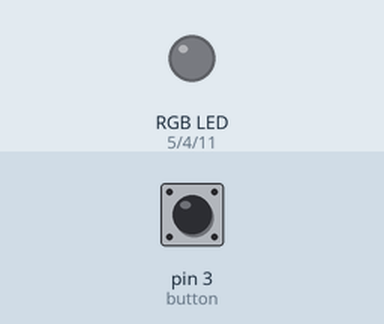
Recording of a sketch running on a simulated Arduino Uno, built with avr-gcc and run on an emulated ATmega328P. Shown: an RGB LED mixed from three pins (HIGH = lit). Inputs (shaded band) come from the test bench; at power-on: pin 3 (button) HIGH.

Above: at 1.2 s.
1.3 s: pin 3 (button) pulled LOW for 0.15 s
At 1.7 s:
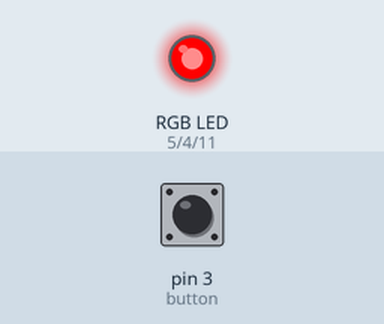
4.3 s: pin 3 (button) pulled LOW for 1 s
At 4.8 s:
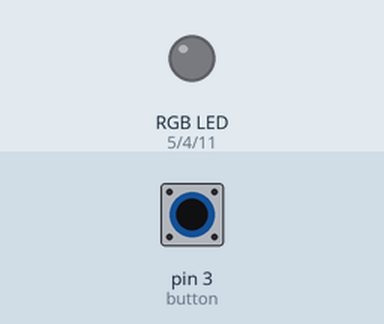
6.8 s: pin 3 (button) pulled LOW for 3.2 s
At 7.7 s:
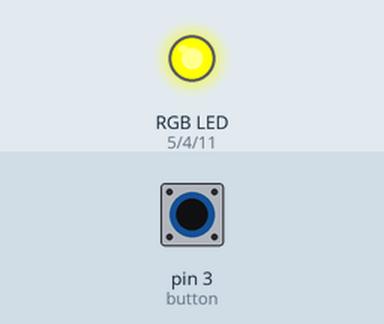
Timing chart, 0 to 17.5 s (numbered marks = the images above; inputs shaded):
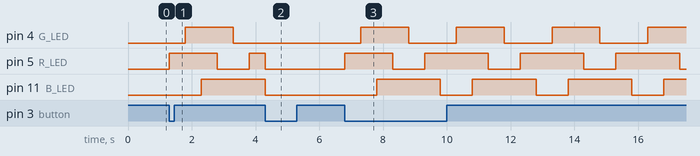

The sketch:

lab2_Q2.ino
```cpp
// Lab 2 - Q2 - Lauren Ooghe
// When the button is pressed, turn on the red, green, and blue color LEDs with the following order:
// R – RG – RGB – GB – B – RB repeated until the button is pressed again.
// using an interrupt

// define global variables
#define DELAY_TIME 500


// assign pins to LEDs
int R_LED = 5;
int G_LED = 4;
int B_LED = 11;
int button = 3;

volatile unsigned char gFlag_1 = 0;

int state = 0;    // intialize state for switch statement

void setup() {
// assign pins as INPUT or OUTPUT
pinMode(R_LED, OUTPUT);
pinMode(G_LED, OUTPUT);
pinMode(B_LED, OUTPUT);
pinMode(button, INPUT);

attachInterrupt(digitalPinToInterrupt(button), isrButton1, FALLING);    // add interrupt so when button is pressed

}

void loop() {
  // initiate all LEDs off
  digitalWrite(R_LED, LOW);
  digitalWrite(G_LED, LOW);
  digitalWrite(B_LED, LOW);

// only run when the interrupt is equal to 1 (gets called in interrupt statement isrButton1)
  if (gFlag_1 == 1){

// use case statements to iterate through LED sequence
    switch (state) {

     case 0:   // red ON
        digitalWrite(R_LED, HIGH);
        digitalWrite(G_LED, LOW);
        digitalWrite(B_LED, LOW);
        break;

      case 1:   // red green ON
        digitalWrite(R_LED, HIGH);
        digitalWrite(G_LED, HIGH);
        digitalWrite(B_LED, LOW);
        break;

      case 2:   // red green blue ON
        digitalWrite(R_LED, HIGH);
        digitalWrite(G_LED, HIGH);
        digitalWrite(B_LED, HIGH);
        break;

      case 3:   // green blue ON
        digitalWrite(R_LED, LOW);
        digitalWrite(G_LED, HIGH);
        digitalWrite(B_LED, HIGH);
        break;

      case 4:   // blue ON
        digitalWrite(R_LED, LOW);
        digitalWrite(G_LED, LOW);
        digitalWrite(B_LED, HIGH);
        break;

      case 5:   // red blue ON
        digitalWrite(R_LED, HIGH);
        digitalWrite(G_LED, LOW);
        digitalWrite(B_LED, HIGH);
        break;
  }

    state++;    // increment state to iterate through cases
    if (state > 5) {  // once the state reaches past 5
      state = 0;       // begin sequence again to start case at state 0
  }
    delay(DELAY_TIME);  // delay each LED by delay_time
  }
  else {
    state = 0;    // once button is pressed again to stop sequence, and then pressed to start again, sequence
                  // starts from beginning
  }
}
void isrButton1 (){     // interrupt function to toggle the value of the flag, stops or runs
  gFlag_1 = !gFlag_1;
}
```

Measured:
- after the input at 1.3 s, pin 4 (G_LED): LOW → HIGH after 0.50 s, → LOW 1.5 s later; pin 5 (R_LED): LOW → HIGH at once, → LOW 1.5 s later, → HIGH 1.0 s later; pin 11 (B_LED): LOW → HIGH after 1.0 s
- after the input at 4.3 s, pin 4 (G_LED): stays LOW (without the input it goes to HIGH after 0.50 s); pin 5 (R_LED): HIGH → LOW after 0.00 s instead of 1.5 s; pin 11 (B_LED): goes on until 4.3 s, then stays LOW
- after the input at 6.8 s, pin 4 (G_LED): alternates HIGH for 1.5 s and LOW for 1.5 s, starting after 0.50 s; pin 5 (R_LED): LOW → HIGH at once, then repeats every 3.0 s: LOW 1.0 s, HIGH 2.0 s; pin 11 (B_LED): alternates HIGH for 2.0 s and LOW for 1.0 s, starting after 1.0 s
